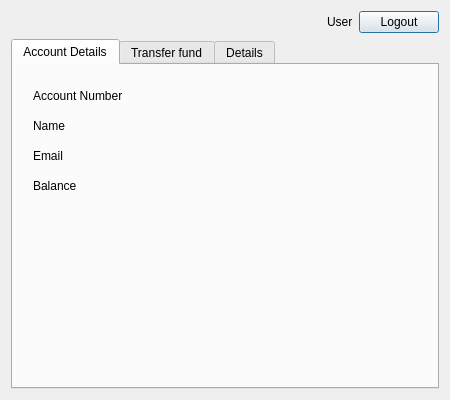
<?xml version="1.0" encoding="UTF-8"?>
<ui version="4.0">
 <class>ProfilePage</class>
 <widget class="QDialog" name="ProfilePage">
  <property name="geometry">
   <rect>
    <x>0</x>
    <y>0</y>
    <width>450</width>
    <height>400</height>
   </rect>
  </property>
  <property name="windowTitle">
   <string>Profile</string>
  </property>
  <layout class="QVBoxLayout" name="verticalLayout_2">
   <item>
    <layout class="QHBoxLayout" name="horizontalLayout_2">
     <item>
      <spacer name="horizontalSpacer_2">
       <property name="orientation">
        <enum>Qt::Horizontal</enum>
       </property>
       <property name="sizeHint" stdset="0">
        <size>
         <width>40</width>
         <height>20</height>
        </size>
       </property>
      </spacer>
     </item>
     <item>
      <widget class="QLabel" name="label_Username">
       <property name="text">
        <string>User</string>
       </property>
      </widget>
     </item>
     <item>
      <widget class="QPushButton" name="btn_Logout">
       <property name="text">
        <string>Logout</string>
       </property>
      </widget>
     </item>
    </layout>
   </item>
   <item>
    <widget class="QTabWidget" name="tabWidget">
     <property name="currentIndex">
      <number>0</number>
     </property>
     <widget class="QWidget" name="tab">
      <attribute name="title">
       <string>Account Details</string>
      </attribute>
      <widget class="QLabel" name="label_Balance">
       <property name="geometry">
        <rect>
         <x>20</x>
         <y>110</y>
         <width>271</width>
         <height>21</height>
        </rect>
       </property>
       <property name="text">
        <string>Balance</string>
       </property>
      </widget>
      <widget class="QLabel" name="label_Email">
       <property name="geometry">
        <rect>
         <x>20</x>
         <y>80</y>
         <width>291</width>
         <height>21</height>
        </rect>
       </property>
       <property name="text">
        <string>Email</string>
       </property>
      </widget>
      <widget class="QLabel" name="label_Name">
       <property name="geometry">
        <rect>
         <x>20</x>
         <y>50</y>
         <width>311</width>
         <height>21</height>
        </rect>
       </property>
       <property name="text">
        <string>Name</string>
       </property>
      </widget>
      <widget class="QLabel" name="label_AccountNumber">
       <property name="geometry">
        <rect>
         <x>20</x>
         <y>20</y>
         <width>101</width>
         <height>21</height>
        </rect>
       </property>
       <property name="text">
        <string>Account Number</string>
       </property>
      </widget>
     </widget>
     <widget class="QWidget" name="tab2">
      <attribute name="title">
       <string>Transfer fund</string>
      </attribute>
      <layout class="QHBoxLayout" name="horizontalLayout">
       <item>
        <layout class="QGridLayout" name="gridLayout_2">
         <item row="3" column="1">
          <widget class="QPushButton" name="pushButton_TransferAmount">
           <property name="minimumSize">
            <size>
             <width>30</width>
             <height>30</height>
            </size>
           </property>
           <property name="text">
            <string>Transfer Amount</string>
           </property>
          </widget>
         </item>
         <item row="2" column="0">
          <widget class="QLabel" name="label_Transfer">
           <property name="text">
            <string>Transfer Amount</string>
           </property>
          </widget>
         </item>
         <item row="0" column="1">
          <widget class="QLineEdit" name="lineEdit_FromAccountNo">
           <property name="enabled">
            <bool>true</bool>
           </property>
           <property name="minimumSize">
            <size>
             <width>30</width>
             <height>30</height>
            </size>
           </property>
           <property name="inputMethodHints">
            <set>Qt::ImhPreferNumbers</set>
           </property>
          </widget>
         </item>
         <item row="0" column="0">
          <widget class="QLabel" name="label_FormAccountNo">
           <property name="text">
            <string>Form Account Number</string>
           </property>
          </widget>
         </item>
         <item row="2" column="1">
          <widget class="QLineEdit" name="lineEdit_Transfer">
           <property name="minimumSize">
            <size>
             <width>30</width>
             <height>30</height>
            </size>
           </property>
           <property name="inputMethodHints">
            <set>Qt::ImhPreferNumbers</set>
           </property>
          </widget>
         </item>
         <item row="1" column="0">
          <widget class="QLabel" name="label_ToAccountNo">
           <property name="text">
            <string>To Account Number</string>
           </property>
          </widget>
         </item>
         <item row="1" column="1">
          <widget class="QLineEdit" name="lineEdit_ToAccountNo">
           <property name="minimumSize">
            <size>
             <width>30</width>
             <height>30</height>
            </size>
           </property>
           <property name="inputMethodHints">
            <set>Qt::ImhPreferNumbers</set>
           </property>
          </widget>
         </item>
        </layout>
       </item>
      </layout>
     </widget>
     <widget class="QWidget" name="tab_2">
      <attribute name="title">
       <string>Details</string>
      </attribute>
      <layout class="QGridLayout" name="gridLayout">
       <item row="0" column="0">
        <widget class="QTableView" name="tableView"/>
       </item>
      </layout>
     </widget>
    </widget>
   </item>
  </layout>
 </widget>
 <tabstops>
  <tabstop>lineEdit_FromAccountNo</tabstop>
  <tabstop>lineEdit_ToAccountNo</tabstop>
  <tabstop>lineEdit_Transfer</tabstop>
  <tabstop>pushButton_TransferAmount</tabstop>
  <tabstop>tabWidget</tabstop>
  <tabstop>tableView</tabstop>
  <tabstop>btn_Logout</tabstop>
 </tabstops>
 <resources/>
 <connections/>
</ui>
